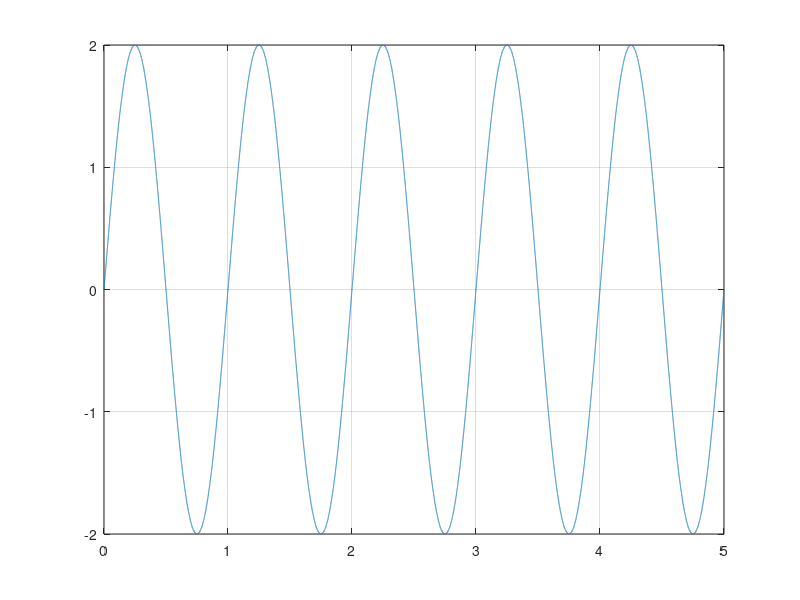

Source code (MATLAB): (Note: this script raises an error after producing the figure.)
% Exercice A
fe = 16000;     % Fréquence d'échantillonnage
t = (0:1/fe:5); % Axe horizontal du temps
A = 2;          % Amplitude du signal
f0 = 1000; 
signal = A*sin(2*pi*t); % signal

plot(t, signal);    % Tracer le signal
grid;               % Afficher la grille

% Titres et axes
figure(1,1);
xlabel("Temps en secondes"); 
ylabel("Volt");
title("Signal in the domain -5 periods");

disp("################################");

% Exercice B
N1 = 0;
N2 = 1;
% Calcul de la valeur moyenne
valeurMoyenne = 0;
compteur = 0;
for compteur = N1:1/fe:N2
    valeurMoyenne = valeurMoyenne + A*sin(2*pi*compteur);
end
valeurMoyenne = valeurMoyenne * (1/(N2-N1+1));
disp("Valeur moyenne = ")
disp(valeurMoyenne);

% Calcul de la puissance en W
Acarre=A*A;
puissance = 0;
compteur = 0;
for compteur = N1:1/fe:N2
    puissance = puissance + Acarre*sin(2*pi*compteur)*sin(2*pi*compteur);
end
puissance = puissance * (1/(N2-N1+1));
disp("Puissance en W =");
disp(puissance);

% Puissance en dBm
puissanceDBM = 10 * log10(puissance/(0.001));
disp("Puissance en dBm =");
disp(puissanceDBM);

% Valeur efficace
valEfficace = sqrt(puissance);
disp("valEfficace =");
disp(valEfficace);    

disp("################################");




% Exercice C
% Deuxieme signal
N1 = 0;
N2 = 1/2;
% Calcul de la valeur moyenne du deuxieme signal
valeurMoyenne2 = 0;
for compteur2 = N1:1/fe:N2
    valeurMoyenne2 = valeurMoyenne2 + abs(compteur2);
end
valeurMoyenne2 = valeurMoyenne2 * (1/(N2-N1+1));
disp("Valeur moyenne deuxieme signal =")
disp(valeurMoyenne2);

% Calcul de la puissance en W du deuxieme signal
puissance2 = 0;
compteur2 = 0;
for compteur2 = N1:1/fe:N2
    puissance2 = puissance2 + abs(compteur2)*abs(compteur2);
end
puissance2 = puissance2 * (1/(N2-N1+1));
disp("Puissance en W deuxieme signal =");
disp(puissance2);

% Puissance en dBm du deuxieme signal
puissanceDBM2 = 10 * log10(puissance2/(0.001));
disp("Puissance en dBm deuxieme signal =");
disp(puissanceDBM2);

% Valeur efficace du deuxieme signal
valEfficace2 = sqrt(puissance2);
disp("valEfficace deuxieme signal =");
disp(valEfficace2); 


% Troisieme signal
N1 = 0;
N2 = 1;
% Calcul de la valeur moyenne du troisieme signal
valeurMoyenne3 = 0;
for compteur3 = N1:1/fe:N2
    if (mod(compteur3, 1/f0) < 1/(2*f0) && mod(compteur3, 1/f0)>0)
        valeurMoyenne3 = valeurMoyenne3 + 2;
    else
        valeurMoyenne3 = valeurMoyenne3 + 0.5;
    end
end
valeurMoyenne3 = valeurMoyenne3 * (1/(N2-N1+1));
disp("Valeur moyenne du troisieme signal =")
disp(valeurMoyenne3);

% Calcul de la puissance en W du troisieme signal
puissance3 = 0;
compteur3 = 0;
for compteur3 = N1:1/fe:N2
    if (mod(compteur3, 1/f0) < 1/(2*f0) && mod(compteur3, 1/f0)>0)
        puissance3 = valeurMoyenne3 + 2*2;
    else
        puissance3 = valeurMoyenne3 + 0.5*0.5;
    end
end
puissance3 = puissance3 * (1/(N2-N1+1));
disp("Puissance en W troisieme signal =");
disp(puissance3);


% Puissance en dBm du troisieme signal
puissanceDBM3 = 10 * log10(puissance3/(0.001));
disp("Puissance en dBm troisieme signal =");
disp(puissanceDBM3);

% Valeur efficace du troisieme signal
valEfficace3 = sqrt(puissance3);
disp("valEfficace troisieme signal =");
disp(valEfficace3); 



disp("################################");

% Exercice D
fe = 16000;     % Fréquence d'échantillonnage
t = (0:1/fe:5); % Axe horizontal du temps
B = 2;          % Amplitude du signal
f0 = 1000; 
signal2 = B*sin(2*pi*t+pi/3); % signal

plot(t, signal2);    % Tracer le signal
grid;               % Afficher la grille

% Titres et axes
figure(1,2);
xlabel("Temps en secondes"); 
ylabel("Volt");
title("Deuxieme graphique");

disp("################################");

